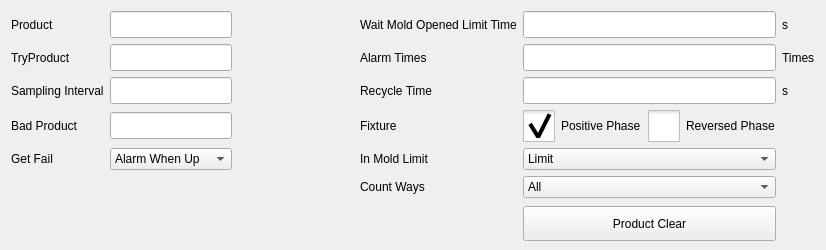
<?xml version="1.0" encoding="UTF-8"?>
<ui version="4.0">
 <class>ICHCProductSettingFrame</class>
 <widget class="QFrame" name="ICHCProductSettingFrame">
  <property name="geometry">
   <rect>
    <x>0</x>
    <y>0</y>
    <width>826</width>
    <height>250</height>
   </rect>
  </property>
  <property name="windowTitle">
   <string>Frame</string>
  </property>
  <property name="frameShape">
   <enum>QFrame::NoFrame</enum>
  </property>
  <property name="frameShadow">
   <enum>QFrame::Plain</enum>
  </property>
  <layout class="QGridLayout" name="gridLayout">
   <item row="0" column="2">
    <spacer name="horizontalSpacer">
     <property name="orientation">
      <enum>Qt::Horizontal</enum>
     </property>
     <property name="sizeHint" stdset="0">
      <size>
       <width>40</width>
       <height>20</height>
      </size>
     </property>
    </spacer>
   </item>
   <item row="0" column="0">
    <widget class="QLabel" name="label">
     <property name="text">
      <string>Product</string>
     </property>
    </widget>
   </item>
   <item row="4" column="5">
    <widget class="ICComboBox" name="fixtureComboBox">
     <item>
      <property name="text">
       <string>Limit</string>
      </property>
     </item>
     <item>
      <property name="text">
       <string>NoLimit</string>
      </property>
     </item>
    </widget>
   </item>
   <item row="1" column="6">
    <widget class="QLabel" name="label_6">
     <property name="text">
      <string>Times</string>
     </property>
    </widget>
   </item>
   <item row="0" column="1">
    <widget class="ICLineEditWithVirtualNumericKeypad" name="productLineEdit">
     <property name="minimumSize">
      <size>
       <width>0</width>
       <height>27</height>
      </size>
     </property>
     <property name="maximumSize">
      <size>
       <width>16777215</width>
       <height>27</height>
      </size>
     </property>
    </widget>
   </item>
   <item row="1" column="3">
    <widget class="QLabel" name="label_5">
     <property name="text">
      <string>Alarm Times</string>
     </property>
    </widget>
   </item>
   <item row="3" column="3">
    <widget class="QLabel" name="label_17">
     <property name="styleSheet">
      <string notr="true">height:27px ;</string>
     </property>
     <property name="text">
      <string>Fixture</string>
     </property>
    </widget>
   </item>
   <item row="5" column="3">
    <widget class="QLabel" name="label_18">
     <property name="styleSheet">
      <string notr="true">height:27px ;</string>
     </property>
     <property name="text">
      <string>Count Ways</string>
     </property>
    </widget>
   </item>
   <item row="0" column="6">
    <widget class="QLabel" name="label_4">
     <property name="text">
      <string>s</string>
     </property>
    </widget>
   </item>
   <item row="1" column="1">
    <widget class="ICLineEditWithVirtualNumericKeypad" name="tryProductEdit">
     <property name="minimumSize">
      <size>
       <width>0</width>
       <height>27</height>
      </size>
     </property>
     <property name="maximumSize">
      <size>
       <width>16777215</width>
       <height>27</height>
      </size>
     </property>
    </widget>
   </item>
   <item row="3" column="5">
    <layout class="QHBoxLayout" name="horizontalLayout_2">
     <item>
      <widget class="QCheckBox" name="positiveCheckBox">
       <property name="styleSheet">
        <string notr="true">::indicator {
     width: 32px;
     height: 32px;
 }

::indicator:unchecked 
{
     image: url(:/resource/check_unchecked.png);
 }
::indicator:checked 
{
     image: url(:/resource/check_checked.png);
 }

QRadioButton::indicator:checked:disabled
{
 image: url(:/resource/check_checked_disable.png);
}

QRadioButton::indicator:unchecked:disabled
{
 image: url(:/resource/check_unchecked_disable.png);
}</string>
       </property>
       <property name="text">
        <string>Positive Phase</string>
       </property>
       <property name="checked">
        <bool>true</bool>
       </property>
       <attribute name="buttonGroup">
        <string notr="true">buttonGroup</string>
       </attribute>
      </widget>
     </item>
     <item>
      <widget class="QCheckBox" name="reversedCheckBox">
       <property name="acceptDrops">
        <bool>false</bool>
       </property>
       <property name="autoFillBackground">
        <bool>false</bool>
       </property>
       <property name="styleSheet">
        <string notr="true">::indicator {
     width: 32px;
     height: 32px;
 }

::indicator:unchecked 
{
     image: url(:/resource/check_unchecked.png);
 }
::indicator:checked 
{
     image: url(:/resource/check_checked.png);
 }

QRadioButton::indicator:checked:disabled
{
 image: url(:/resource/check_checked_disable.png);
}

QRadioButton::indicator:unchecked:disabled
{
 image: url(:/resource/check_unchecked_disable.png);
}</string>
       </property>
       <property name="text">
        <string>Reversed Phase</string>
       </property>
       <property name="checkable">
        <bool>true</bool>
       </property>
       <property name="checked">
        <bool>false</bool>
       </property>
       <attribute name="buttonGroup">
        <string notr="true">buttonGroup</string>
       </attribute>
      </widget>
     </item>
    </layout>
   </item>
   <item row="1" column="5">
    <widget class="ICLineEditWithVirtualNumericKeypad" name="alarmTimesEdit">
     <property name="minimumSize">
      <size>
       <width>0</width>
       <height>27</height>
      </size>
     </property>
     <property name="maximumSize">
      <size>
       <width>16777215</width>
       <height>27</height>
      </size>
     </property>
    </widget>
   </item>
   <item row="0" column="3" colspan="2">
    <widget class="QLabel" name="label_2">
     <property name="text">
      <string>Wait Mold Opened Limit Time</string>
     </property>
    </widget>
   </item>
   <item row="0" column="5">
    <widget class="ICLineEditWithVirtualNumericKeypad" name="waitTimeEdit">
     <property name="minimumSize">
      <size>
       <width>0</width>
       <height>27</height>
      </size>
     </property>
     <property name="maximumSize">
      <size>
       <width>16777215</width>
       <height>27</height>
      </size>
     </property>
    </widget>
   </item>
   <item row="5" column="5">
    <widget class="ICComboBox" name="countUnitBox">
     <item>
      <property name="text">
       <string>All</string>
      </property>
     </item>
     <item>
      <property name="text">
       <string>Good</string>
      </property>
     </item>
     <item>
      <property name="text">
       <string>Stack-1</string>
      </property>
     </item>
     <item>
      <property name="text">
       <string>Stack-2</string>
      </property>
     </item>
     <item>
      <property name="text">
       <string>Stack-3</string>
      </property>
     </item>
     <item>
      <property name="text">
       <string>Stack-4</string>
      </property>
     </item>
    </widget>
   </item>
   <item row="1" column="0">
    <widget class="QLabel" name="label_7">
     <property name="text">
      <string>TryProduct</string>
     </property>
    </widget>
   </item>
   <item row="8" column="5">
    <widget class="QPushButton" name="productClearButton">
     <property name="minimumSize">
      <size>
       <width>0</width>
       <height>35</height>
      </size>
     </property>
     <property name="maximumSize">
      <size>
       <width>16777215</width>
       <height>30</height>
      </size>
     </property>
     <property name="text">
      <string>Product Clear</string>
     </property>
     <property name="autoRepeat">
      <bool>true</bool>
     </property>
     <property name="autoRepeatDelay">
      <number>50</number>
     </property>
    </widget>
   </item>
   <item row="2" column="3">
    <widget class="QLabel" name="label_19">
     <property name="styleSheet">
      <string notr="true">height:27px ;</string>
     </property>
     <property name="text">
      <string>Recycle Time</string>
     </property>
    </widget>
   </item>
   <item row="2" column="5">
    <widget class="ICLineEditWithVirtualNumericKeypad" name="recycleTimeEdit">
     <property name="minimumSize">
      <size>
       <width>0</width>
       <height>27</height>
      </size>
     </property>
     <property name="maximumSize">
      <size>
       <width>16777215</width>
       <height>27</height>
      </size>
     </property>
    </widget>
   </item>
   <item row="2" column="6">
    <widget class="QLabel" name="label_11">
     <property name="text">
      <string>s</string>
     </property>
    </widget>
   </item>
   <item row="2" column="0">
    <widget class="QLabel" name="label_8">
     <property name="text">
      <string>Sampling Interval</string>
     </property>
    </widget>
   </item>
   <item row="2" column="1">
    <widget class="ICLineEditWithVirtualNumericKeypad" name="samplingEdit">
     <property name="minimumSize">
      <size>
       <width>0</width>
       <height>27</height>
      </size>
     </property>
     <property name="maximumSize">
      <size>
       <width>16777215</width>
       <height>27</height>
      </size>
     </property>
    </widget>
   </item>
   <item row="3" column="0">
    <widget class="QLabel" name="label_9">
     <property name="text">
      <string>Bad Product</string>
     </property>
    </widget>
   </item>
   <item row="3" column="1">
    <widget class="ICLineEditWithVirtualNumericKeypad" name="samplingEdit_3">
     <property name="minimumSize">
      <size>
       <width>0</width>
       <height>27</height>
      </size>
     </property>
     <property name="maximumSize">
      <size>
       <width>16777215</width>
       <height>27</height>
      </size>
     </property>
    </widget>
   </item>
   <item row="4" column="0">
    <widget class="QLabel" name="label_10">
     <property name="text">
      <string>Get Fail</string>
     </property>
    </widget>
   </item>
   <item row="4" column="1">
    <widget class="ICComboBox" name="getFailWay">
     <item>
      <property name="text">
       <string>Alarm When Up</string>
      </property>
     </item>
     <item>
      <property name="text">
       <string>Alarm Once</string>
      </property>
     </item>
    </widget>
   </item>
   <item row="4" column="3">
    <widget class="QLabel" name="label_20">
     <property name="styleSheet">
      <string notr="true">height:27px ;</string>
     </property>
     <property name="text">
      <string>In Mold Limit</string>
     </property>
    </widget>
   </item>
  </layout>
 </widget>
 <customwidgets>
  <customwidget>
   <class>ICLineEditWithVirtualNumericKeypad</class>
   <extends>QLineEdit</extends>
   <header>iclineeditwithvirtualnumerickeypad.h</header>
  </customwidget>
  <customwidget>
   <class>ICComboBox</class>
   <extends>QComboBox</extends>
   <header>iccombobox.h</header>
  </customwidget>
 </customwidgets>
 <resources/>
 <connections/>
 <buttongroups>
  <buttongroup name="buttonGroup"/>
 </buttongroups>
</ui>
